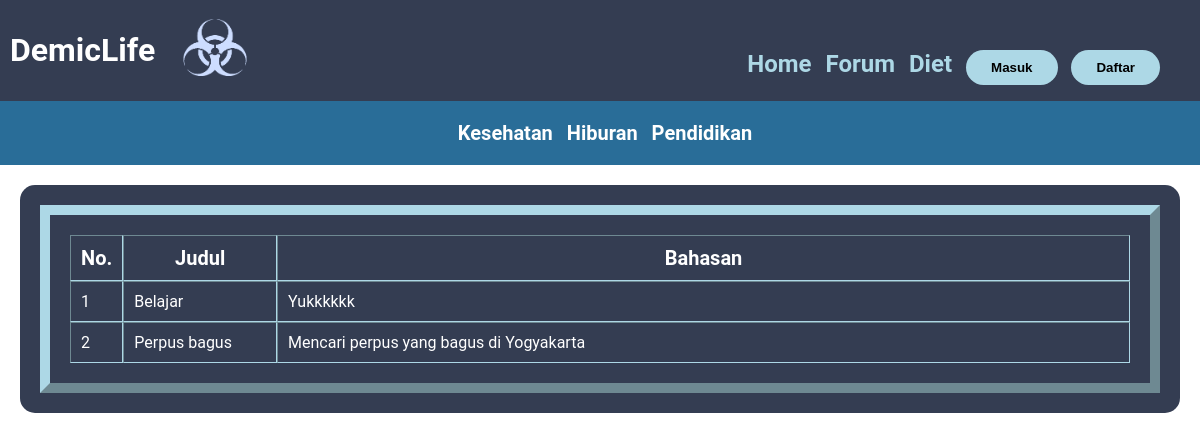
/indexPendidikan.php, run on the app's committed database.
### tables this page shows
CREATE TABLE `pendidikan` (
  `id` int(11) NOT NULL,
  `judul` varchar(250) NOT NULL,
  `isi` varchar(1000) NOT NULL
);

### indexPendidikan.php (the view, shortened to what this page needs)
<?php
require 'fungsi.php';
$result = mysqli_query($koneksi, "SELECT * FROM pendidikan");
?>
<!DOCTYPE html>
<html>
<head>
	<link rel="stylesheet" href="css/indexP.css">
</head>
<body>
	<header>
		<div class="judul">
			<h1 style="color: white">DemicLife</h1>
		</div>
		<div class="logo">
			<img src="asset/biohazard.png">
		</div>
		<div class="fitur">
			<b><a href="homeDemic.html">Home</a></b>
			<b><a href="forum.html">Forum</a></b>
			<b><a href="Calorie Calculator.html">Diet</a></b>
			<a href="login.php" class="button1"><button><b>Masuk</b></button></a>
			<a href="sign_in.php" class="button2"><button><b>Daftar</b></button></a>
		</div>
	</header>
	<nav>
		<div align="center" class="navigasi">
			<b><a href="kesehatan.php">Kesehatan</a></b>
			<b><a href="hiburan.php">Hiburan</a></b>
			<b><a href="pendidikan.php">Pendidikan</a></b>
		</div>
	</nav>
	<section>
		<div class="tabel">
			<table style="color: white; border-color: lightblue; padding: 20px" border="10" cellpadding="10" cellspacing="0">
				<tr style="color: white">
					<th style="color: white; font-size: 20px">No.</th>
					<th width="15%" style="color: white; font-size: 20px">Judul</th>
					<th width="100%" style="color: white; font-size: 20px">Bahasan</th>
				</tr>
				<?php $i = 1; ?>
				<?php while ($row = mysqli_fetch_assoc($result)) : ?>
				<tr style="color: white">
					<td style="color: white"><?= $i; ?></td>
					<td style="color: white"><?= $row["judul"]; ?></td>
					<td style="color: white"><?= $row["isi"]; ?></td>
				</tr>
				<?php $i++; ?>
				<?php endwhile; ?>
			</table>
		</div>
	</section>
</body>
</html>

### indexP.css (style rules this page uses)
html, body { font-family: roboto; background-size: cover; margin: 0; padding: 0; background: url(https://img3.goodfon.com/wallpaper/nbig/1/4f/books-library-reading.jpg); background-repeat: no-repeat; background-size: 100%; background-attachment: fixed; }
header { background-color: #343D52; padding: 10px; }
.logo img { width: 90px; height: 65px; position: absolute; left: 170px; top: 15px; }
.fitur { position: absolute; top: 50px; right: 40px; }
.fitur b a { font-size: 24px; margin-left: 10px; text-decoration: none; transition: all 0.3s ease 0s; cursor: pointer; color: lightblue; }
button { padding: 10px 25px; background-color: lightblue; border: none; border-radius: 25px; transition: all 0.3s ease 0s; margin-left: 10px; cursor: pointer; }
nav { padding: 20px; background-color: #296D98; }
.navigasi b a { font-size: 20px; margin-left: 10px; text-decoration: none; transition: all 0.3s ease 0s; cursor: pointer; color: white; }
section { padding: 20px; }
.tabel { border-radius: 15px; background-color: #343D52; padding: 20px; }

### data on the page
pendidikan: judul "Belajar", isi "Yukkkkkk"
pendidikan: judul "Perpus bagus", isi "Mencari perpus yang bagus di Yogyakarta"
